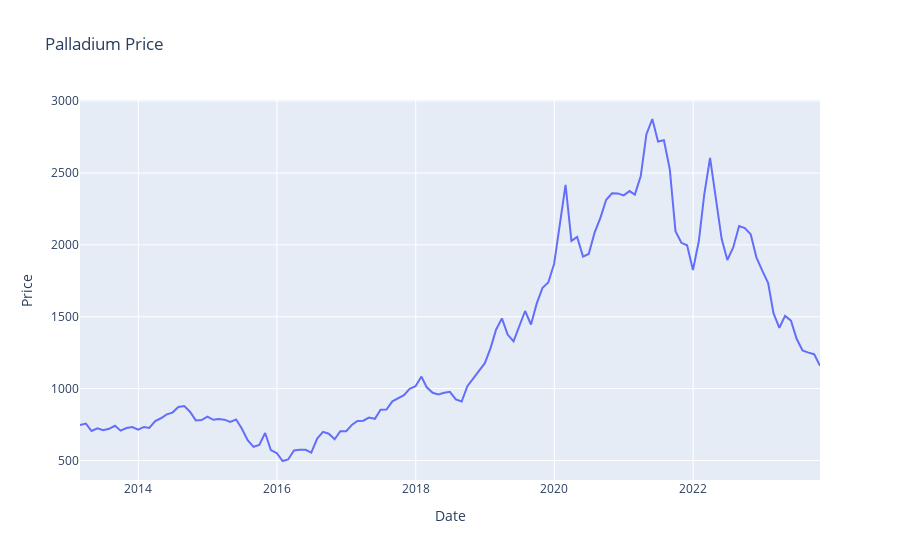

Notebook cell for this chart:
### Code cell
plot_df = palladium.set_index("Date").resample("M").Price.mean().reset_index()
px.line(plot_df, x='Date', y='Price', title='Palladium Price')

### Figure 1 — Plotly figure (JSON) as saved in the notebook; plotly's stock layout.template omitted (floating-point values rounded to 4 significant figures; data arrays with more than 128 entries replaced by an {"elided": "..."} marker saying what was removed)
{"data": [{"hovertemplate": "Date=%{x}<br>Price=%{y}<extra></extra>", "legendgroup": "", "line": {"color": "#636efa", "dash": "solid"}, "marker": {"symbol": "circle"}, "mode": "lines", "name": "", "orientation": "v", "showlegend": false, "type": "scatter", "x": {"elided": "129 str values"}, "xaxis": "x", "y": {"elided": "129 float values"}, "yaxis": "y"}], "layout": {"legend": {"tracegroupgap": 0}, "title": {"text": "Palladium Price"}, "xaxis": {"anchor": "y", "domain": [0, 1], "title": {"text": "Date"}}, "yaxis": {"anchor": "x", "domain": [0, 1], "title": {"text": "Price"}}}}
